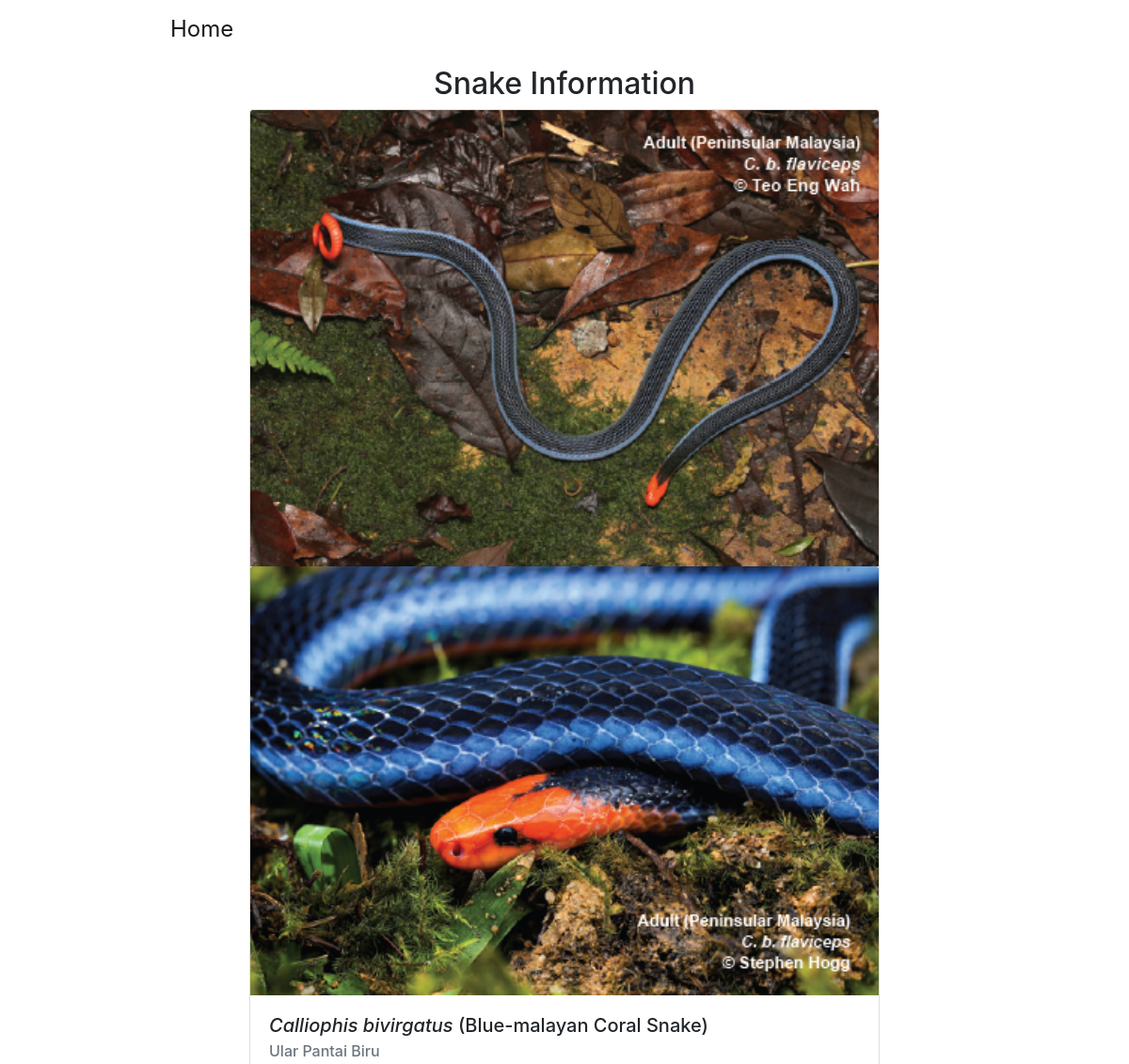
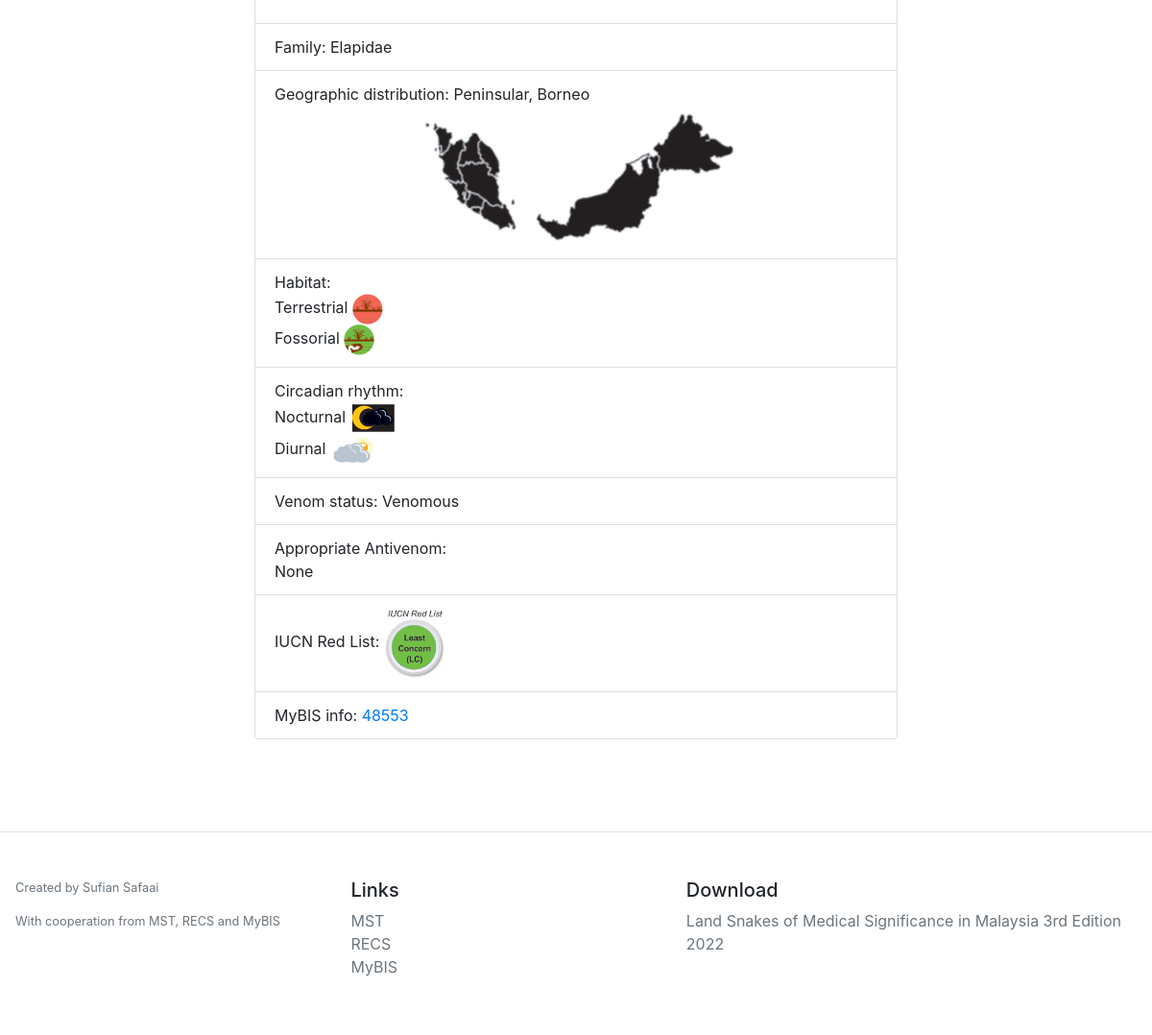
The page /snake_info/4 on the database its author committed (2 pictures, top to bottom).
### project/models.py (models this page shows)
class Snakes(db.Model):
    __tablename__ = 'snake'
    id = db.Column(db.Integer, primary_key=True)
    name_en = db.Column(db.String(50), nullable=True)
    name_bm = db.Column(db.String(50), nullable=True)
    name_scientific = db.Column(db.String(50), nullable=True)
    family = db.Column(db.String(50), nullable=True)
    snake_location = db.Column(db.String(50), nullable=True)
    habitat = db.Column(db.String(50), nullable=True)
    circadian = db.Column(db.String(50), nullable=True)
    venom_status = db.Column(db.String(50), nullable=True)
    antivenom = db.Column(db.String(50), nullable=True)
    iucn = db.Column(db.String(50), nullable=True)
    mybis = db.Column(db.String(50), nullable=True)
    locations = db.relationship('Snake_location', backref = 'location', lazy='dynamic')

### project/sdata/sdata.py (the view)
@sdata.route('/snake_info/<int:id>')
def snake_info(id):
    snake_intel = Snakes.query.get(id)
    mypath = 'project/static/snake_img/' + str(id)
    img_files = [f for f in listdir(mypath) if isfile(join(mypath, f))]
    def convert(string):
        li = list(string.split(","))
        return li
    return render_template('snake_info.html',
    snake_intel=snake_intel,
    img_files=img_files,
    convert=convert
    )

### project/sdata/templates/snake_info.html (shortened to what this page needs)
{% extends "base.html" %}
{% block head %}
{{super()}}
<head>
</head>
{% endblock %}
{% block content %}
<div class="container" style="padding-top: 10px;margin: auto;max-width: 700px;">
  <h2 style="text-align: center;">Snake Information</h2>
  <div class="card" style="width: 100%;">
    {% for i in img_files %}
    <img class="card-img-top" src="{{url_for('sdata.img_info', id=snake_intel.id, filename=i )}}" alt="Card image cap">
    {% endfor %}
    <div class="card-body">
      <h5 class="card-title"><i>{{snake_intel.name_scientific}}</i> ({{snake_intel.name_en}})</h5>
      <h6 class="card-subtitle mb-2 text-muted">{{ snake_intel.name_bm }}</h6>
    </div>
    <ul class="list-group list-group-flush">
      <li class="list-group-item">Family: {{snake_intel.family}}</li>
      <li class="list-group-item">Geographic distribution: {{snake_intel.snake_location}}<br>
        <img class="card-img-top mx-auto" src="{{url_for('sdata.geo', id=snake_intel.id )}}" alt="Card image cap" style="max-width: 355px;display: block;">
      </li>
      <li class="list-group-item">Habitat: <br>
      {% for h in convert(snake_intel.habitat) %}
        {{h}}
         <img class="img-fluid" src="{{url_for('sdata.static', filename='logo/')}}{{h +'.png'}}" alt="Card image cap" style="max-width: 32px;">
         <br>
       {% endfor %}
      </li>
      <li class="list-group-item">Circadian rhythm:<br>
      {% for c in convert(snake_intel.circadian) %}
      {% if c %}
       {{c}}
        <img class="img-fluid" src="{{url_for('sdata.static', filename='logo/')}}{{c +'.png'}}" alt="Card image cap" style="max-width: 48px;">
        <br>
      {% else %}
        None
      {% endif %}
      {% endfor %}
      </li>
      {% if snake_intel.venom_status=='venomous' %}
      <li class="list-group-item" style="color:red">Venom status: {{snake_intel.venom_status}}
        <img class="img-fluid" src="{{url_for('sdata.static', filename='logo/')}}{{snake_intel.venom_status+'.png'}}" alt="Card image cap" style="max-width: 32px;">
      </li>
      {% elif snake_intel.venom_status=='non-venomous' %}
      <li class="list-group-item" style="color:green">Venom status: {{snake_intel.venom_status}}
        <img class="img-fluid" src="{{url_for('sdata.static', filename='logo/')}}{{snake_intel.venom_status+'.png'}}" alt="Card image cap" style="max-width: 32px;">
      </li>
      {% elif snake_intel.venom_status=='undetermined' %}
      <li class="list-group-item">Venom status: {{snake_intel.venom_status}}
        <img class="img-fluid" src="{{url_for('sdata.static', filename='logo/')}}{{snake_intel.venom_status+'.png'}}" alt="Card image cap" style="max-width: 32px;">
      </li>
      {% else %}
      <li class="list-group-item">Venom status: {{snake_intel.venom_status}}</li>
      {% endif %}
      <li class="list-group-item">Appropriate Antivenom: <br>
        {% for a in convert(snake_intel.antivenom) %}
        {{ a }}<br>
        {% endfor %}
      </li>
      {% if snake_intel.iucn=='least' %}
      <li class="list-group-item">IUCN Red List:
        <img class="img-fluid" src="{{url_for('sdata.static', filename='logo/')}}{{snake_intel.iucn+'.png'}}" alt="Card image cap" style="max-width: 64px;">
      </li>
      {% elif snake_intel.iucn=='vulnerable' %}
      <li class="list-group-item">IUCN Red List:
        <img class="img-fluid" src="{{url_for('sdata.static', filename='logo/')}}{{snake_intel.iucn+'.png'}}" alt="Card image cap" style="max-width: 64px;">
      </li>
      {% elif snake_intel.iucn=='not_evaluated' %}
      <li class="list-group-item">IUCN Red List:
        <img class="img-fluid" src="{{url_for('sdata.static', filename='logo/')}}{{snake_intel.iucn+'.png'}}" alt="Card image cap" style="max-width: 64px;">
      </li>
      {% else %}
      <li class="list-group-item">IUCN Red List: None</li>
      {% endif %}
      <li class="list-group-item">MyBIS info: <a href="https://www.mybis.gov.my/sp/{{snake_intel.mybis}}"
          target="blank">{{snake_intel.mybis}}</a></li>
    </ul>
  </div>
  <br>
  <br>
</div>
{% endblock %}

### rows shown on the page
Snakes: name_scientific "Calliophis bivirgatus", name_en "Blue-malayan Coral Snake", name_bm "Ular Pantai Biru", family "Elapidae", snake_location "Peninsular, Borneo", venom_status "Venomous", antivenom "None", iucn (picture), mybis "48553"

### other values the page prints
{{ h }} "Terrestrial" "Fossorial"
{{ c }} "Nocturnal" "Diurnal"
